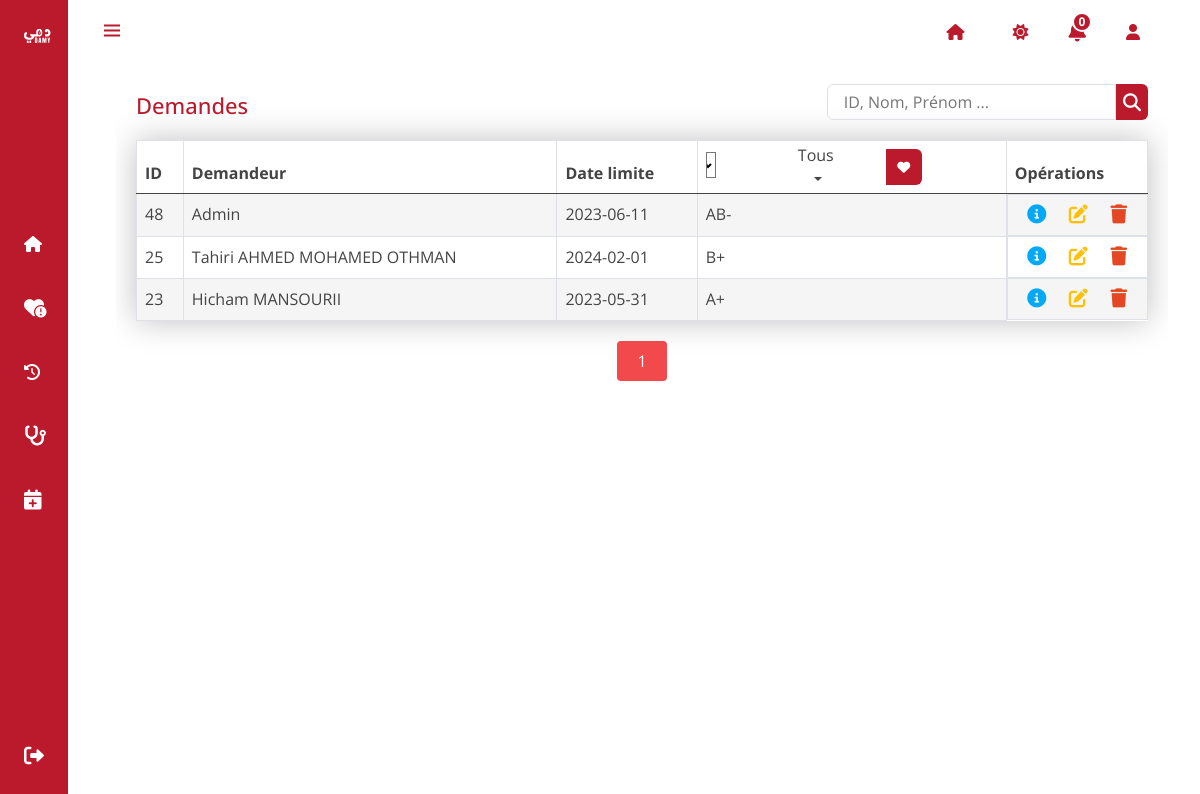
Page /CenterDashboard/demandes.php (signed in) on the committed database.
### tables this page shows
CREATE TABLE `demande` (
  `id_demande` int(11) NOT NULL,
  `date_demande` date NOT NULL,
  `id_centre` int(11) NOT NULL,
  `id_membre` int(11) DEFAULT NULL,
  `deadline` date NOT NULL,
  `type_sang` varchar(11) DEFAULT NULL
);

CREATE TABLE `membre` (
  `id_membre` int(11) NOT NULL,
  `userlevel` int(11) NOT NULL,
  `cin_membre` varchar(30) DEFAULT NULL,
  `nom_membre` varchar(30) NOT NULL,
  `prenom_membre` varchar(30) DEFAULT NULL,
  `date_naiss` date DEFAULT NULL,
  `image_membre` varchar(500) DEFAULT NULL,
  `sexe_membre` varchar(30) DEFAULT NULL,
  `type_sang` varchar(50) DEFAULT NULL,
  `ville` varchar(50) DEFAULT NULL,
  `email` varchar(30) DEFAULT NULL,
  `num_tel` varchar(30) DEFAULT NULL,
  `date_dernier_don` date DEFAULT NULL,
  `login` varchar(30) NOT NULL,
  `password` varchar(30) NOT NULL
);

### CenterDashboard/demandes.php (the view, shortened to what this page needs)
<?php
if (isset($_SESSION['id'])) {
  $idc = $_SESSION['id'];
  ?>
  <!DOCTYPE html>
  <html lang="en">
  <head>
    <link href="https://cdn.jsdelivr.net/npm/bootstrap@5.0.0-beta3/dist/css/bootstrap.min.css" rel="stylesheet" />
    <link rel="stylesheet" href="https://cdnjs.cloudflare.com/ajax/libs/font-awesome/5.15.3/css/all.min.css" />
    <link rel="stylesheet" href="styles.css" />
    <link rel="stylesheet" href="https://use.fontawesome.com/releases/v6.1.1/css/all.css"
 />
    <link rel="stylesheet" href="https://cdn.jsdelivr.net/npm/bootstrap-select@1.13.14/dist/css/bootstrap-select.min.css">
    <link rel="stylesheet" href="../assets/fonts/css/all.css">
    <link href="../assets/vendor/bootstrap-icons/bootstrap-icons.css" rel="stylesheet">
  </head>
  <body>
    <?php include('sidebar.php') ?>
    <section class="px-1 ">
      <div class="container-xl">
        <div class="table-responsive">
          <div class="table-wrapper">
            <div class="table-title">
              <div class="row">
                <div class="col-sm-8">
                  <h1>Demandes</h1>
                </div>
                <?php
                $req2 = "SELECT d.id_demande AS id, m.nom_membre AS nom, m.prenom_membre AS prenom, d.deadline AS date, m.type_sang AS tsang from demande d, membre m where
                  d.id_membre=m.id_membre and d.id_centre='$idc'";
                $req = "SELECT d.id_demande AS id, m.nom_membre AS nom,d.type_sang, m.prenom_membre AS prenom, d.deadline AS date, m.type_sang AS tsang, m.cin_membre AS cin
                       FROM demande d
                       INNER JOIN membre m ON d.id_membre = m.id_membre
                       INNER JOIN centre c ON d.id_centre = c.id_centre
                       WHERE c.id_centre = $idc";
                $search = '';
                ?>
                <div class="col-sm-4">
                  <div class="search-box">
                    <form action="" method="get" class="">
                      <input type="search" name="search" value="<?= $search ?>" placeholder="ID, Nom, Prénom ...">
                      <button type="submit" name="search-btn" class="search-btn"><i
                          class="fa-solid fa-magnifying-glass"></i></button>
                    </form>
                  </div>
                </div>
              </div>
            </div>
            <table class="table">
              <thead>
                <tr class="searchs">
                  <th>ID</th>
                  <th>Demandeur</th>
                  <th>Date limite</th>
                  <th class="search">
                    <?php
                    $search_sang = '';
                    ?>
                    <form action="" method="get">
                      <select class="selectpicker" style="width: 10px;" name="search-sang-type">
                        <?php if (empty($search_sang)) { ?>
                          <option value="Tous" selected alt="Sélectionné">Tous</option>
                        <?php } else if ($search == 'Tous') { ?>
                            <option value="<?= $search_sang ?>" selected alt="Sélectionné"><?= $search_sang ?></option>
                            <option value="A+">A+</option>
                            <option value="A-">A-</option>
                            <option value="B+">B+</option>
                            <option value="B-">B-</option>
                            <option value="AB+">AB+</option>
                            <option value="AB-">AB-</option>
                            <option value="O+">O+</option>
                            <option value="O-">O-</option>
                        <?php } ?>
                      </select>
                      <button type="submit" name="search-sang" title="Filtrer par type de sang"><i
                          class="fa-solid fa-heart"></i></button>
                    </form>
                  </th>
                  <th>Opérations</th>
                </tr>
              </thead>
              <tbody>
                <?php
                $num_per_page = 6;
                if (isset($_GET["page"])) {
                  $page = $_GET["page"];
                } else {
                  $page = 1;
                }
                $start_from = ($page - 1) * $num_per_page;
                $req .= " ORDER BY d.id_demande DESC limit $start_from,$num_per_page";
                $res = $pdo->query($req);
                $row = $res->fetchAll(PDO::FETCH_ASSOC);
                $count = $res->rowCount();
              if($count > 0){
                foreach ($row as $data) {
                  if($data['nom']  == 'Admin'){ ?>
                    <tr>
                    <td>
                      <?= $data['id'] ?>
                    </td>
                    <td>
                      <?= $data['nom'] ?>
                    </td>
                    <td>
                      <?= $data['date'] ?>
                    </td>
                    <td>
                      <?= $data['type_sang'] ?>
                    </td>
                    <td class="d-flex justify-content-around align-items-center">
                    <a href="operations_demande.php?action=view&id=<?=$data['id']?>" class="view" title="View" data-toggle="tooltip"><i class="fa-solid fa-circle-info"></i></a>
                    <a href="operations_demande.php?action=Edit&id=<?=$data['id']?>" class="edit" title="Edit" data-toggle="tooltip"><i class="fa-solid fa-pen-to-square"></i></a>
                    <a href="operations_demande.php?action=Delete&id=<?=$data['id']?>" class="delete" title="Delete" data-toggle="tooltip"><i class="fa-solid fa-trash"></i></a>
                  </td>
                  </tr>
                 <?php } else { ?>
                  <tr>
                    <td>
                      <?= $data['id'] ?>
                    </td>
                    <td>
                      <?= $data['prenom'] . " " . $data['nom'] ?>
                    </td>
                    <td>
                      <?= $data['date'] ?>
                    </td>
                    <td>
                      <?= $data['tsang'] ?>
                    </td>
                    <td class="d-flex justify-content-around align-items-center">
                    <a href="operations_demande.php?action=view&id=<?=$data['id']?>" class="view" title="View" data-toggle="tooltip"><i class="fa-solid fa-circle-info"></i></a>
                    <a href="operations_demande.php?action=Edit&id=<?=$data['id']?>" class="edit" title="Edit" data-toggle="tooltip"><i class="fa-solid fa-pen-to-square"></i></a>
                    <a href="operations_demande.php?action=Delete&id=<?=$data['id']?>" class="delete" title="Delete" data-toggle="tooltip"><i class="fa-solid fa-trash"></i></a>
                  </td>
                  </tr>
                 <?php } ?>
                <?php } }
                 else { ?>
                  <tr>
                    <td colspan="6" class="text-center p-5">Aucun demandes !</td>
                  </tr>
                <?php  } ?>
              </tbody>
            </table>
            <div class="clearfix">
              <?php
              $res2 = $pdo->query($req2);
              $total_records = $res2->rowCount();
              $total_pages = ceil($total_records / $num_per_page);
              echo "<center>";
              echo "<center>";
              for ($i = 1; $i <= $total_pages; $i++) {
                $activeClass = ($i == $page) ? 'active' : '';
                echo "<a href='demandes.php?page=" . $i . "' class='btn  m-1 pagination-link $activeClass'>$i</a>";
              }
              echo "</center>";
              ?>
            </div>
          </div>
        </div>
      </div>
    </section>
  </body>
  </html>
<?php } else {
  header('location:logincentre.php');
} ?>

### CenterDashboard/styles.css (style rules this page uses)
:root { --bg1-color: #bb1a2c; --bg2-body: #FFF; --bg3-color: #f2494c; --bg-table : #fcfcfc; --hover-color: #f2494c; --hover-table: #f5f5f5; --focus-color: #bb1a2c; --header-icon: #bb1a2c; --icon1-color: #bb1a2c; --icon2-color: #FFFF; --icon3-color: #f2494c; --font1-color: #444; --font2-color: #FFF; --font3-color: #bb1a2c; --font4-color: #f2494c; --font-btn: #ffff; --button-color: #bb1a2c; --border4-color: #bb1a2c; --border3-color: #dee2e6; --border1-color: #f2494c; --border2-color: #FFF; --border-table: #dee2e6; --shadow--color: rgba(0, 0, 0, 0.25); --table-hover: #f5f5f5; --fontsearch-color:#bb1a2c; }
* { box-sizing: 0; margin: 0; padding: 0; }
body { color: var(--font1-color); height: 100vh; background-color: var(--bg2-body); }
a { color: var(--bg1-color); }
form { max-width: 400px; width: 100%; margin-right: auto; display: flex; align-items: center; height: 36px; }
form input { flex-grow: 1; padding: 0 16px; height: 100%; border: 1px solid var(--border3-color); background: transparent; border-radius: 36px 0 0 36px; outline: none; width: 100%; color: var(--font1-color); border-radius: .375rem 0 0 .375rem ; transition: border-color .15s ease-in-out,box-shadow .15s ease-in-out; }
form button { width: 36px; height: 100%; display: flex; justify-content: center; align-items: center; background: var(--button-color); font-size: 18px; border: none; outline: none; border-radius: 0 .375rem .375rem 0; cursor: pointer; }
form button i { color: var(--icon2-color); }
table { box-shadow: 0px 0 30px var(--shadow--color); }
.table { color: var(--font1-color); }
table { border-collapse: collapse; }
.btn, .btn:focus { background: var(--button-color); border: 0px; border-color: var(--button-color); padding: 8px 20px; margin-left: 30px; border-radius: 4px; color: var(--font-btn); }
.searchs input, .searchs select { background-color: transparent; }
.searchs form { color: var(--font1-color); border-radius: 3px; background: transparent; }
.table-responsive { margin: 30px 0; }
.table-wrapper { padding: 20px; box-shadow: 0 1px 1px var(--shadow--color); }
.table-title { padding-bottom: 10px; margin: 0 0 10px; min-width: 100%; }
.table-title h1 { color: var(--font3-color); margin: 8px 0 0; font-size: 22px; }
table.table tbody tr:nth-of-type(odd) { background-color: var(--hover-table); }
table.table td, table.table th { border: 1px solid var(--border-table); }
table.table th i { font-size: 13px; margin: 0 5px; cursor: pointer; }
table.table td a { color: var(--font1-color); display: inline-block; margin: 0 5px; }
table.table td a.view { color: #03A9F4; }
table.table td a.edit { color: #FFC107; }
table.table td a.delete { color: #E34724; }
table.table td i { font-size: 19px; }
.pagination-link.active { z-index: 3; color: #fff; background-color: var(--hover-color); border: none; }

### CenterDashboard/sideBarStyle.css (style rules this page uses)
:root { --header-height: 3rem; --nav-width: 68px; --normal-font-size: 1rem; }
:root { --bg1-color: #bb1a2c; --bg2-body: #FFF; --bg3-color: #f2494c; --hover-color: #f2494c; --hover-table: #f5f5f5; --focus-color: #bb1a2c; --header-icon: #bb1a2c; --icon1-color: #bb1a2c; --icon2-color: #FFFF; --icon3-color: #f2494c; --font1-color: #444; --font2-color: #FFF; --font3-color: #bb1a2c; --font4-color: #f2494c; --font-btn: #ffff; --button-color: #bb1a2c; --border4-color: #bb1a2c; --border3-color: #dee2e6; --border1-color: #f2494c; --border2-color: #FFF; --border-table: #dee2e6; --shadow--color: rgba(0, 0, 0, 0.25); --table-hover: #f5f5f5; }
* { box-sizing: 0; margin: 0; padding: 0; }
i { cursor: pointer; }
body { font-family: "Open Sans", sans-serif; color: #444444; height: 100vh; }
*,::before,::after { box-sizing: border-box }
body { margin: var(--header-height) 0 0 0; padding: 0 1rem; font-size: var(--normal-font-size); transition: .5s }
@media screen and (min-width: 768px) { body { margin: calc(var(--header-height) + 1rem) 0 0 0;padding-left: calc(var(--nav-width) + 2rem) } }

### CenterDashboard/sideBar.php (style rules this page uses)
a { text-decoration: none }

### CenterDashboard/demandes.php (style rules this page uses)
.pagination-link.active { z-index: 3; color: #fff; background-color: var(--hover-color); border: none; }

### rows in the picture
demande: id_demande "48", id_membre.nom_membre "Admin", deadline "2023-06-11", type_sang "AB-"
demande: id_demande "25", id_membre.prenom_membre "Tahiri", id_membre.nom_membre "AHMED MOHAMED OTHMAN", deadline "2024-02-01", id_membre.type_sang "B+"
demande: id_demande "23", id_membre.prenom_membre "Hicham", id_membre.nom_membre "MANSOURII", deadline "2023-05-31", id_membre.type_sang "A+"

### other values in the picture
$num "0"
